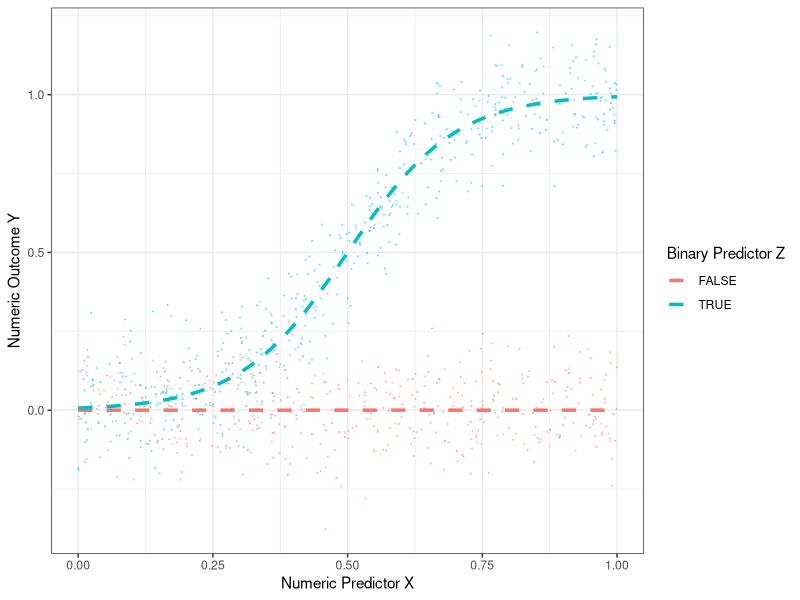

The R script that drew this image:
## ---- chunk 1
#| echo: true
#| code-fold: true
#| code-summary: "expand for code"

library(dplyr)
library(ggplot2)

# Data generating process
true_conditional_mean <- tibble(z = F, x = seq(0,1,.001)) |>
  bind_rows(tibble(z = T, x = seq(0,1,.001))) |>
  mutate(mu = z * plogis(10 * (x - .5)))

simulate <- function(sample_size) {
  tibble(z = F, x = seq(0,1,.001)) |>
    bind_rows(tibble(z = T, x = seq(0,1,.001))) |>
    mutate(mu = z * plogis(10 * (x - .5))) |>
    slice_sample(n = sample_size, replace = T) |>
    mutate(y = mu + rnorm(n(), sd = .1))
}
simulated_data <- simulate(1000)
p_no_points <- true_conditional_mean |>
  ggplot(aes(x = x, color = z, y = mu)) +
  geom_line(linetype = "dashed", size = 1.2) +
  labs(
    x = "Numeric Predictor X",
    y = "Numeric Outcome Y",
    color = "Binary Predictor Z"
  ) +
  theme_bw()
p <- p_no_points +
  geom_point(data = simulated_data, aes(y = y), size = .2, alpha = .3)
p
